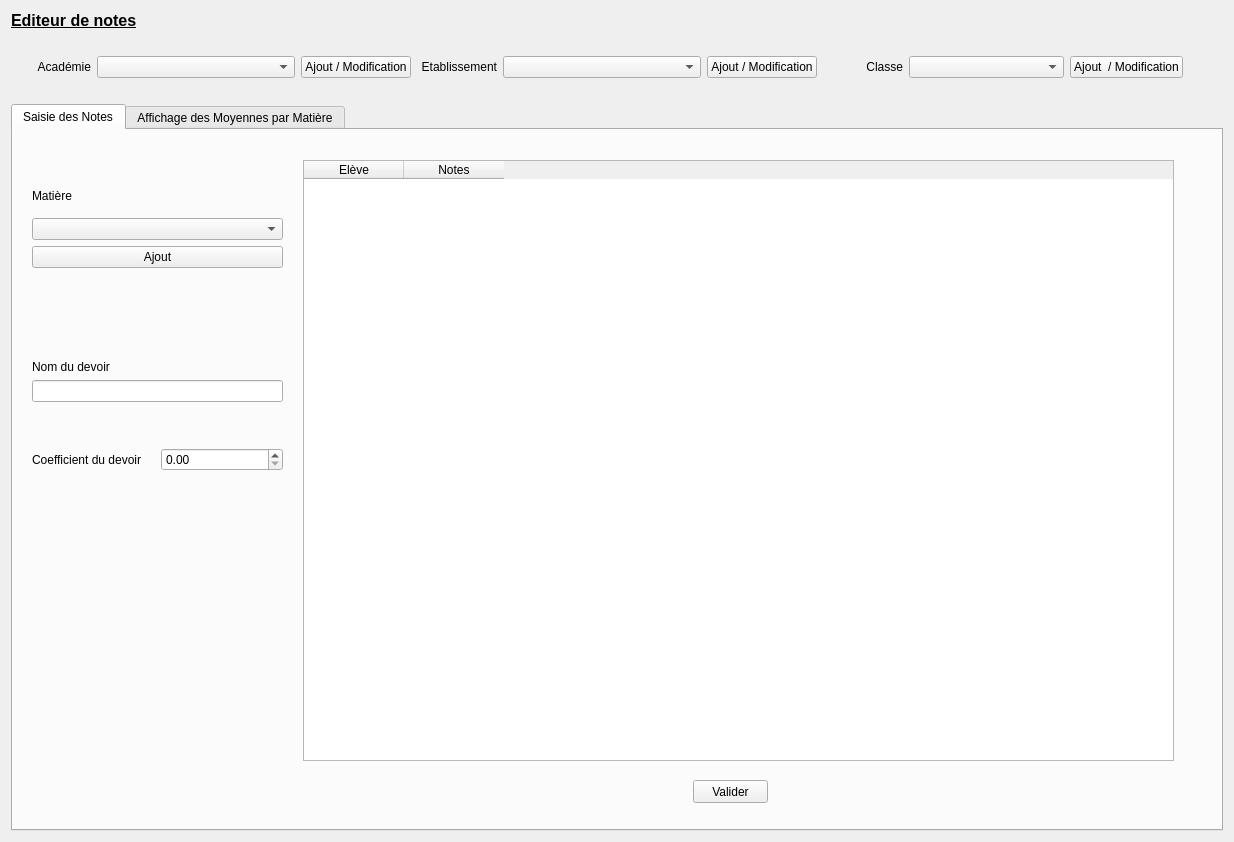
<?xml version="1.0" encoding="UTF-8"?>
<ui version="4.0">
 <class>Form</class>
 <widget class="QWidget" name="Form">
  <property name="geometry">
   <rect>
    <x>0</x>
    <y>0</y>
    <width>1234</width>
    <height>842</height>
   </rect>
  </property>
  <property name="windowTitle">
   <string>Form</string>
  </property>
  <layout class="QVBoxLayout" name="verticalLayout_4">
   <item>
    <widget class="QLabel" name="label_5">
     <property name="font">
      <font>
       <pointsize>12</pointsize>
       <weight>75</weight>
       <bold>true</bold>
       <underline>true</underline>
      </font>
     </property>
     <property name="text">
      <string>Editeur de notes</string>
     </property>
    </widget>
   </item>
   <item>
    <spacer name="verticalSpacer_3">
     <property name="orientation">
      <enum>Qt::Vertical</enum>
     </property>
     <property name="sizeType">
      <enum>QSizePolicy::Minimum</enum>
     </property>
     <property name="sizeHint" stdset="0">
      <size>
       <width>20</width>
       <height>20</height>
      </size>
     </property>
    </spacer>
   </item>
   <item>
    <layout class="QHBoxLayout" name="horizontalLayout_10">
     <item>
      <layout class="QHBoxLayout" name="horizontalLayout_4">
       <item>
        <widget class="QLabel" name="label_3">
         <property name="minimumSize">
          <size>
           <width>80</width>
           <height>0</height>
          </size>
         </property>
         <property name="text">
          <string>Académie</string>
         </property>
         <property name="alignment">
          <set>Qt::AlignRight|Qt::AlignTrailing|Qt::AlignVCenter</set>
         </property>
        </widget>
       </item>
       <item>
        <widget class="QComboBox" name="cbAcademieSelect">
         <property name="sizePolicy">
          <sizepolicy hsizetype="Expanding" vsizetype="Fixed">
           <horstretch>0</horstretch>
           <verstretch>0</verstretch>
          </sizepolicy>
         </property>
        </widget>
       </item>
       <item>
        <widget class="QPushButton" name="pbAcademieAjout">
         <property name="minimumSize">
          <size>
           <width>102</width>
           <height>0</height>
          </size>
         </property>
         <property name="text">
          <string>Ajout / Modification</string>
         </property>
        </widget>
       </item>
      </layout>
     </item>
     <item>
      <layout class="QHBoxLayout" name="horizontalLayout_3">
       <item>
        <widget class="QLabel" name="label_2">
         <property name="minimumSize">
          <size>
           <width>80</width>
           <height>0</height>
          </size>
         </property>
         <property name="text">
          <string>Etablissement</string>
         </property>
         <property name="alignment">
          <set>Qt::AlignRight|Qt::AlignTrailing|Qt::AlignVCenter</set>
         </property>
        </widget>
       </item>
       <item>
        <widget class="QComboBox" name="cbEtablissementSelect">
         <property name="sizePolicy">
          <sizepolicy hsizetype="Expanding" vsizetype="Fixed">
           <horstretch>0</horstretch>
           <verstretch>0</verstretch>
          </sizepolicy>
         </property>
        </widget>
       </item>
       <item>
        <widget class="QPushButton" name="pushButton_2">
         <property name="minimumSize">
          <size>
           <width>102</width>
           <height>0</height>
          </size>
         </property>
         <property name="text">
          <string>Ajout / Modification</string>
         </property>
        </widget>
       </item>
      </layout>
     </item>
     <item>
      <layout class="QHBoxLayout" name="horizontalLayout">
       <item>
        <widget class="QLabel" name="label">
         <property name="minimumSize">
          <size>
           <width>80</width>
           <height>0</height>
          </size>
         </property>
         <property name="text">
          <string>Classe</string>
         </property>
         <property name="alignment">
          <set>Qt::AlignRight|Qt::AlignTrailing|Qt::AlignVCenter</set>
         </property>
        </widget>
       </item>
       <item>
        <widget class="QComboBox" name="cbClasseSelect">
         <property name="sizePolicy">
          <sizepolicy hsizetype="Expanding" vsizetype="Fixed">
           <horstretch>0</horstretch>
           <verstretch>0</verstretch>
          </sizepolicy>
         </property>
        </widget>
       </item>
       <item>
        <widget class="QPushButton" name="pb">
         <property name="minimumSize">
          <size>
           <width>102</width>
           <height>0</height>
          </size>
         </property>
         <property name="text">
          <string>Ajout  / Modification</string>
         </property>
        </widget>
       </item>
       <item>
        <spacer name="horizontalSpacer">
         <property name="orientation">
          <enum>Qt::Horizontal</enum>
         </property>
         <property name="sizeType">
          <enum>QSizePolicy::Minimum</enum>
         </property>
         <property name="sizeHint" stdset="0">
          <size>
           <width>40</width>
           <height>20</height>
          </size>
         </property>
        </spacer>
       </item>
      </layout>
     </item>
    </layout>
   </item>
   <item>
    <spacer name="verticalSpacer_4">
     <property name="orientation">
      <enum>Qt::Vertical</enum>
     </property>
     <property name="sizeType">
      <enum>QSizePolicy::Fixed</enum>
     </property>
     <property name="sizeHint" stdset="0">
      <size>
       <width>20</width>
       <height>20</height>
      </size>
     </property>
    </spacer>
   </item>
   <item>
    <widget class="QTabWidget" name="tabWidget">
     <property name="currentIndex">
      <number>0</number>
     </property>
     <widget class="QWidget" name="tab">
      <attribute name="title">
       <string>Saisie des Notes</string>
      </attribute>
      <widget class="QTableWidget" name="twSaisieNote">
       <property name="geometry">
        <rect>
         <x>290</x>
         <y>30</y>
         <width>871</width>
         <height>601</height>
        </rect>
       </property>
       <column>
        <property name="text">
         <string>Elève</string>
        </property>
       </column>
       <column>
        <property name="text">
         <string>Notes</string>
        </property>
       </column>
      </widget>
      <widget class="QPushButton" name="pvNoteAjout">
       <property name="geometry">
        <rect>
         <x>680</x>
         <y>650</y>
         <width>75</width>
         <height>23</height>
        </rect>
       </property>
       <property name="text">
        <string>Valider</string>
       </property>
      </widget>
      <widget class="QWidget" name="verticalLayoutWidget_3">
       <property name="geometry">
        <rect>
         <x>19</x>
         <y>50</y>
         <width>251</width>
         <height>291</height>
        </rect>
       </property>
       <layout class="QVBoxLayout" name="verticalLayout_3">
        <item>
         <layout class="QVBoxLayout" name="verticalLayout_2">
          <item>
           <widget class="QLabel" name="label_7">
            <property name="text">
             <string>Matière</string>
            </property>
           </widget>
          </item>
          <item>
           <widget class="QComboBox" name="cbMatiereSelect"/>
          </item>
          <item>
           <widget class="QPushButton" name="pbMatiereAjout">
            <property name="text">
             <string>Ajout</string>
            </property>
           </widget>
          </item>
         </layout>
        </item>
        <item>
         <spacer name="verticalSpacer_2">
          <property name="orientation">
           <enum>Qt::Vertical</enum>
          </property>
          <property name="sizeType">
           <enum>QSizePolicy::Preferred</enum>
          </property>
          <property name="sizeHint" stdset="0">
           <size>
            <width>20</width>
            <height>40</height>
           </size>
          </property>
         </spacer>
        </item>
        <item>
         <layout class="QVBoxLayout" name="verticalLayout">
          <item>
           <widget class="QLabel" name="label_8">
            <property name="sizePolicy">
             <sizepolicy hsizetype="Preferred" vsizetype="Minimum">
              <horstretch>0</horstretch>
              <verstretch>0</verstretch>
             </sizepolicy>
            </property>
            <property name="text">
             <string>Nom du devoir</string>
            </property>
            <property name="alignment">
             <set>Qt::AlignBottom|Qt::AlignLeading|Qt::AlignLeft</set>
            </property>
           </widget>
          </item>
          <item>
           <widget class="QLineEdit" name="leDevoirEdit"/>
          </item>
         </layout>
        </item>
        <item>
         <spacer name="verticalSpacer">
          <property name="orientation">
           <enum>Qt::Vertical</enum>
          </property>
          <property name="sizeType">
           <enum>QSizePolicy::Preferred</enum>
          </property>
          <property name="sizeHint" stdset="0">
           <size>
            <width>20</width>
            <height>40</height>
           </size>
          </property>
         </spacer>
        </item>
        <item>
         <layout class="QHBoxLayout" name="horizontalLayout_8">
          <item>
           <widget class="QLabel" name="label_6">
            <property name="text">
             <string>Coefficient du devoir</string>
            </property>
           </widget>
          </item>
          <item>
           <widget class="QDoubleSpinBox" name="dsbCoeffDevoir"/>
          </item>
         </layout>
        </item>
       </layout>
      </widget>
     </widget>
     <widget class="QWidget" name="tab_2">
      <attribute name="title">
       <string>Affichage des Moyennes par Matière</string>
      </attribute>
      <widget class="QTableWidget" name="twAffichageMoyennes">
       <property name="geometry">
        <rect>
         <x>20</x>
         <y>60</y>
         <width>551</width>
         <height>601</height>
        </rect>
       </property>
       <column>
        <property name="text">
         <string>Elève</string>
        </property>
       </column>
       <column>
        <property name="text">
         <string>Matière1</string>
        </property>
       </column>
       <column>
        <property name="text">
         <string>Matière2</string>
        </property>
       </column>
      </widget>
      <widget class="QLabel" name="wGraph">
       <property name="geometry">
        <rect>
         <x>670</x>
         <y>80</y>
         <width>391</width>
         <height>401</height>
        </rect>
       </property>
       <property name="text">
        <string>Diagramme radar</string>
       </property>
      </widget>
      <widget class="QPushButton" name="pbImpressionPdf">
       <property name="geometry">
        <rect>
         <x>710</x>
         <y>570</y>
         <width>151</width>
         <height>23</height>
        </rect>
       </property>
       <property name="text">
        <string>Impression Bulletin pdf</string>
       </property>
      </widget>
      <widget class="QPushButton" name="pbExportCsv">
       <property name="geometry">
        <rect>
         <x>920</x>
         <y>570</y>
         <width>151</width>
         <height>23</height>
        </rect>
       </property>
       <property name="text">
        <string>Exporter les notes en csv</string>
       </property>
      </widget>
     </widget>
    </widget>
   </item>
  </layout>
 </widget>
 <resources/>
 <connections/>
</ui>
